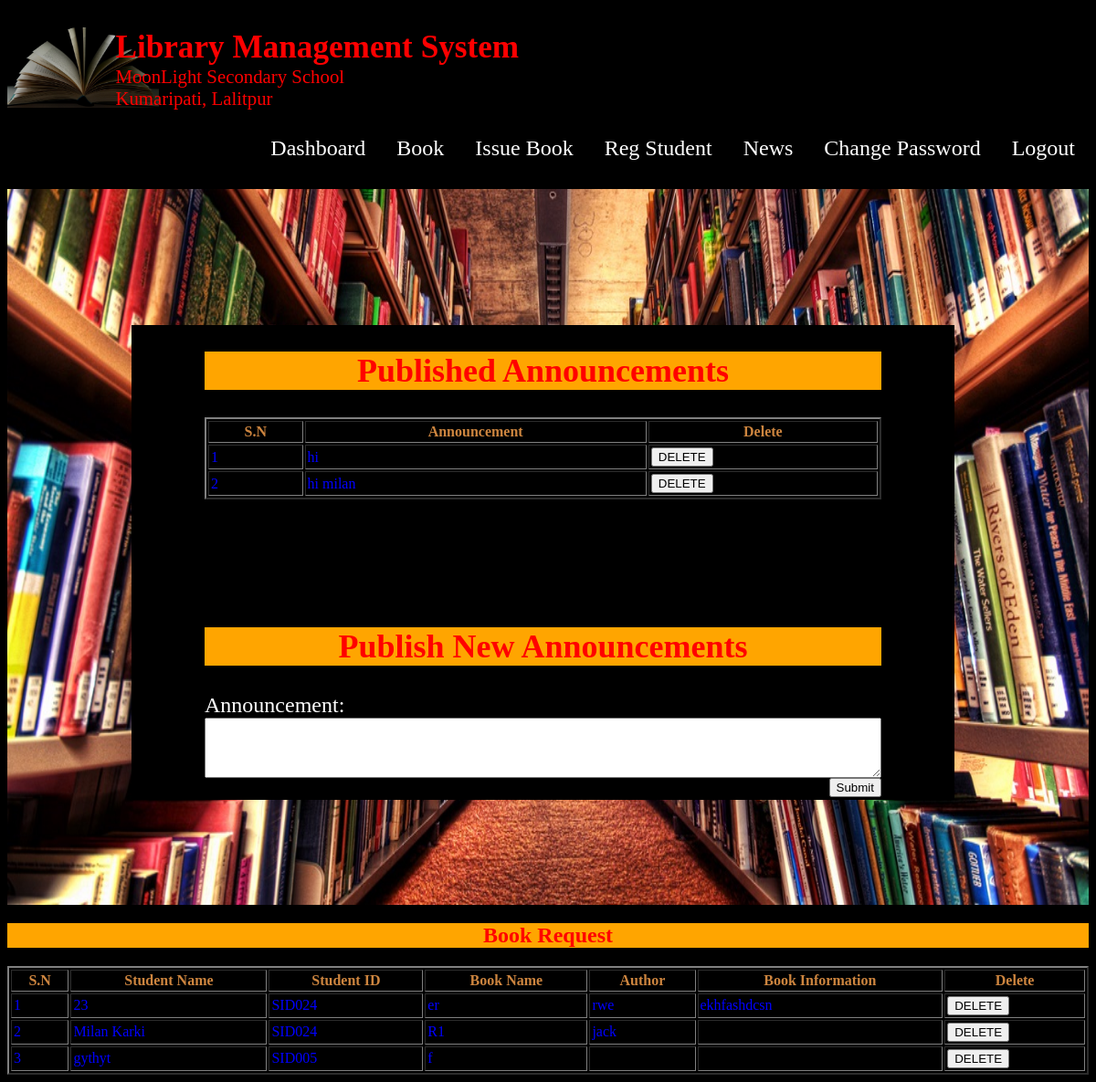
Page /Admin/announcement.php (signed in) on the committed database.
### tables this page shows
CREATE TABLE IF NOT EXISTS `news` (
  `News_Id` int(10) unsigned NOT NULL,
  `announcement` varchar(150) DEFAULT NULL
);

CREATE TABLE IF NOT EXISTS `bookreq` (
  `id` int(10) unsigned NOT NULL,
  `Student_Name` varchar(170) DEFAULT NULL,
  `Student_ID` varchar(150) DEFAULT NULL,
  `Book_Name` varchar(150) DEFAULT NULL,
  `Author` varchar(150) DEFAULT NULL,
  `Information` varchar(150) DEFAULT NULL
);

### Admin/announcement.php (the view, shortened to what this page needs)
<html>
	<body style="background-color:black;">
		<?php include('menu.php'); ?>
			<div class="text-block">
			<?php
				include("connect.php");
				$query = "SELECT * from news";
				$result = mysqli_query($conn,$query);
				$cnt=1;
				if(mysqli_num_rows($result)>0){
					echo '<center id="center"><h2>Published Announcements</h2></center>';
					echo '<section id="table-scroll">';
					echo '<table border="2" align="center" id="table" cellpadding="2" cellspacing="2">';
					echo '<tr>';
					echo '<th> S.N </th>';
					echo '<th> Announcement </th>';
					echo '<th> Delete </th>';
					echo '</tr>';
					while($row = mysqli_fetch_assoc($result)){  ?>
						<tr>
						<td><?php echo $cnt; ?></td>
						<td><?php echo $row["announcement"]; ?></td>
						<form method='POST' action='announcement.php'>
						<td><button name='del' type='submit' value='Delete' onclick='return Delete()'>DELETE</button></td>
						</form>
						</tr><?php
						$cnt=$cnt+1;
					}
				}
				?>
				</table>
				</section>
				<form method="POST">
						<center id="center"><h2>Publish New Announcements</h2></center>
						Announcement:<br>
						<textarea name="text" rows="4" cols="90"></textarea><br>
						<button type="submit"  name="Add" id="Add" style="float: right;">Submit </button>
				</form>
			</div>
		</div>
		<?php
				include("connect.php");
				$query = "SELECT * from bookreq";
				$result = mysqli_query($conn,$query);
				$cnt=1;
				if(mysqli_num_rows($result)>0){
					echo '<center id="center"><h2>Book Request</h2></center>';
					echo '<table border="2" align="center" id="table" cellpadding="2" cellspacing="2">';
					echo '<tr>';
					echo '<th> S.N </th>';
					echo '<th> Student Name </th>';
					echo '<th> Student ID </th>';
					echo '<th> Book Name </th>';
					echo '<th> Author </th>';
					echo '<th> Book Information </th>';
					echo '<th> Delete</th>';
					echo '</tr>';
					while($row = mysqli_fetch_assoc($result)){  ?>
						<tr>
						<td><?php echo $cnt; ?></td>
						<td><?php echo $row["Student_Name"]; ?></td>
						<td><?php echo $row["Student_ID"]; ?></td>
						<td><?php echo $row["Book_Name"]; ?></td>
						<td><?php echo $row["Author"]; ?></td>
						<td><?php echo $row["Information"]; ?></td>
						<form method='POST' action='announcement.php'>
						<td><button name='delete' type='submit' value='Delete' onclick='return Delete()'>DELETE</button></td>
						</form>
						</tr><?php
						$cnt=$cnt+1;
					}
				}
				?>
				</table>
	</body>
</html>

### Admin/announcement.php (style rules this page uses)
h1,h2,h4,h3,p { color:red; }
th { color:Peru ; }
.text-block { position: absolute; top: 30%; left:12%; background-color: black; color: white; padding-left: 80px; padding-right: 80px; font-size:x-large; }
#table { color:blue; width:100%; }
#center { background-color:orange; }
#table-scroll { height:200px; overflow:auto; }

### rows in the picture
news: announcement "hi"
news: announcement "hi milan"
bookreq: Student_Name "23", Student_ID "SID024", Book_Name "er", Author "rwe", Information "ekhfashdcsn"
bookreq: Student_Name "Milan Karki", Student_ID "SID024", Book_Name "R1", Author "jack"
bookreq: Student_Name "gythyt", Student_ID "SID005", Book_Name "f"
